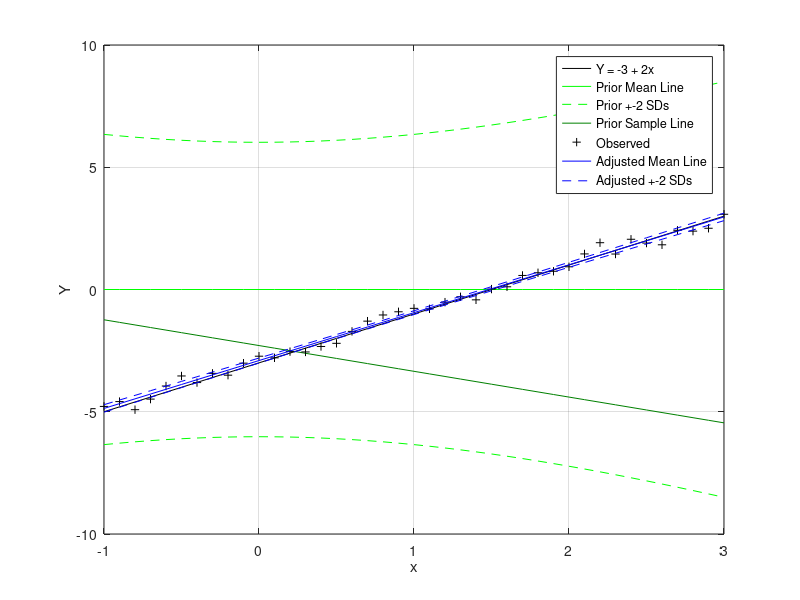

The MATLAB script that drew this image:
% Bayes Linear Regression - Demo Script
%% Model
% I consider 2 models, both where x is considered a non-random quantity:
% Model 1: Yi = Alpha + xi * Beta + Epsi
% Model 2: {Yi = Alpha + xi * Beta, Zi = Yi + Epsi}
% Both of these are valid models. Which one we select depends on the problem we are doing.
% If there was no observational error, but Yi wasn't always the same value for a given xi, Alpha and
% Beta, then Model 1 would make more sense.
% If we consider Yi to be completely determined by xi, Alpha and Beta but we could only gain insight into it
% through measurements contaminated with observational error, then Model 2 would make more sense.

%% Model 1
x = -1:0.1:3;
x = x'; % Want column vector.
Alpha = -3;
Beta = 2;
Eps = 0.25.*randn(size(x,1),1); % N(0,0.25^2);
Y = Alpha + x*Beta + Eps;

figure;
plot(x, Alpha + x .* Beta , 'k-')
hold on
xlabel('x')
ylabel('Y')
grid on
legend('Y = -3 + 2x', 'Location', 'best')

%% Priors
E_Alpha = 0; % It's useful to also see what we learn we use the true values for Alpha and Beta as our prior.
E_Beta = 0; % (It turns out using [0, 0] gives a very similar result to using the true values which is good).
V_Alpha = 3^2; % 3^2
V_Beta = 1^2; % 1^2
Cov_Alpha_Beta = 0;

E_Epsi = 0;
V_Epsi = 0.25^2; % I assume I know the variance of Epsi.
% If we do not know V_Epsi, the simplest thing to do is use the least squares estimate for V_Epsi as a point
% estimate.
% I also assume Eps is uncorrelated with all other quantities.

% Consequentially,
% E[Yi] = E[Alpha + xi * Beta + Epsi]
%       = E[Alpha] + E[xi * Beta] + E[Epsi]
%       = E[Alpha] + xi * E[Beta] + 0
E_Y = E_Alpha + x .* E_Beta;

% Var[Yi] = Var[Alpha + xi * Beta + Epsi]
%         = Var[Alpha] + Var[xi * Beta] + Var[Epsi]    since all covariances are 0.
%         = Var[Alpha] + xi^2 * Var[Beta] + Var[Epsi]
V_Y =  V_Alpha + (x.^2 * V_Beta) + V_Epsi;

% Cov[Yi, Yj] = Cov[Alpha + xi * Beta + Epsi, Alpha + xj * Beta + Epsj]
%             = Var[Alpha] + xi * xj * Var[Beta]   since all covariances are 0.
VC_Y = V_Alpha + ((x*x') .* V_Beta) + V_Epsi .* eye(size(Y,1)); % Diagonals are V_Y.

% Cov[Alpha, Yi] = Cov[Alpha, Alpha + xi * Beta + Epsi]
%                = Var[Alpha]    since all covariances are 0.
C_Alpha_Y = V_Alpha .* ones(1, size(Y,1));

% Cov[Beta, Yi] = Cov[Beta, Alpha + xi * Beta + Epsi]
%               = Cov[Beta, xi * Beta]    since all covariances are 0.
%               = xi * Var[Beta]
C_Beta_Y = V_Beta .* x'; 

% In total:
% D = [Y1; Y2; ... Yn];
D = Y;
E_D = E_Y;
VC_D = VC_Y; % Prior variance-covariance matrix of collection D.

% B = [Alpha; Beta];
% Note: We learn nothing about Epsi.
% This is because it is apriori uncorrelated with all other quantities.
% I therefore do not include it in B.
E_B = [E_Alpha; E_Beta];
VC_B = [V_Alpha, Cov_Alpha_Beta,; ...
    Cov_Alpha_Beta', V_Beta];

C_B_D = [C_Alpha_Y; C_Beta_Y]; % Covariance matrix (non-square in general) for covariance between collections B and D.

plot(x, E_Alpha + x .* E_Beta , 'g-')
plot(x, E_Alpha + x .* E_Beta + 2.*sqrt(V_Y) , 'g--')
plot(x, E_Alpha + x .* E_Beta - 2.*sqrt(V_Y) , 'g--', 'HandleVisibility', 'off')

plot(x, E_Alpha + (sqrt(V_Alpha) * randn) + (x .* (sqrt(V_Beta) * randn)), '-', 'Color' , [0,0.5,0])
legend('Y = -3 + 2x', 'Prior Mean Line' , 'Prior +-2 SDs', 'Prior Sample Line', 'Location', 'best')

%% Data
plot(x, Y, 'k+')
legend('Y = -3 + 2x', 'Prior Mean Line' , 'Prior +-2 SDs', 'Prior Sample Line', 'Observed', 'Location', 'best')

%% Bayes Linear Adjustments
E_D_B = E_B + C_B_D * pinv(VC_D) * (D - E_D); % Adjusted Expectation

VC_D_B = VC_B - C_B_D * pinv(VC_D) * C_B_D'; % Adjusted Variance

% Var_D[Yi] = Var_D[Alpha + xi * Beta + Epsi]
%           = Var_D[Alpha] + Var_D[xi * Beta] + 2Cov_D[Alpha, xi * Beta] + Var_D[Epsi]
%           = VC_D_B(1,1) + xi^2 * VC_D_B(2,2) + 2xi * Cov_D[Alpha, Beta] + Var[Epsi]
%           = VC_D_B(1,1) + xi^2 * VC_D_B(2,2) + 2xi * VC_D_B(1,2) + Var[Epsi]

Var_D_Y = VC_D_B(1,1) + (x.^2 .* VC_D_B(2,2)) + (2 .* x .* VC_D_B(1,2));
Var_D_YObs = Var_D_Y + V_Epsi; % The variance for an obseration.

plot(x, E_D_B(1) + x .* E_D_B(2), 'b-')
plot(x, E_D_B(1) + x .* E_D_B(2) + 2.*sqrt(Var_D_Y) , 'b--')
plot(x, E_D_B(1) + x .* E_D_B(2) - 2.*sqrt(Var_D_Y) , 'b--', 'HandleVisibility', 'off')
legend('Y = -3 + 2x', 'Prior Mean Line' , 'Prior +-2 SDs', 'Prior Sample Line', 'Observed', 'Adjusted Mean Line', 'Adjusted +-2 SDs', 'Location', 'best')
